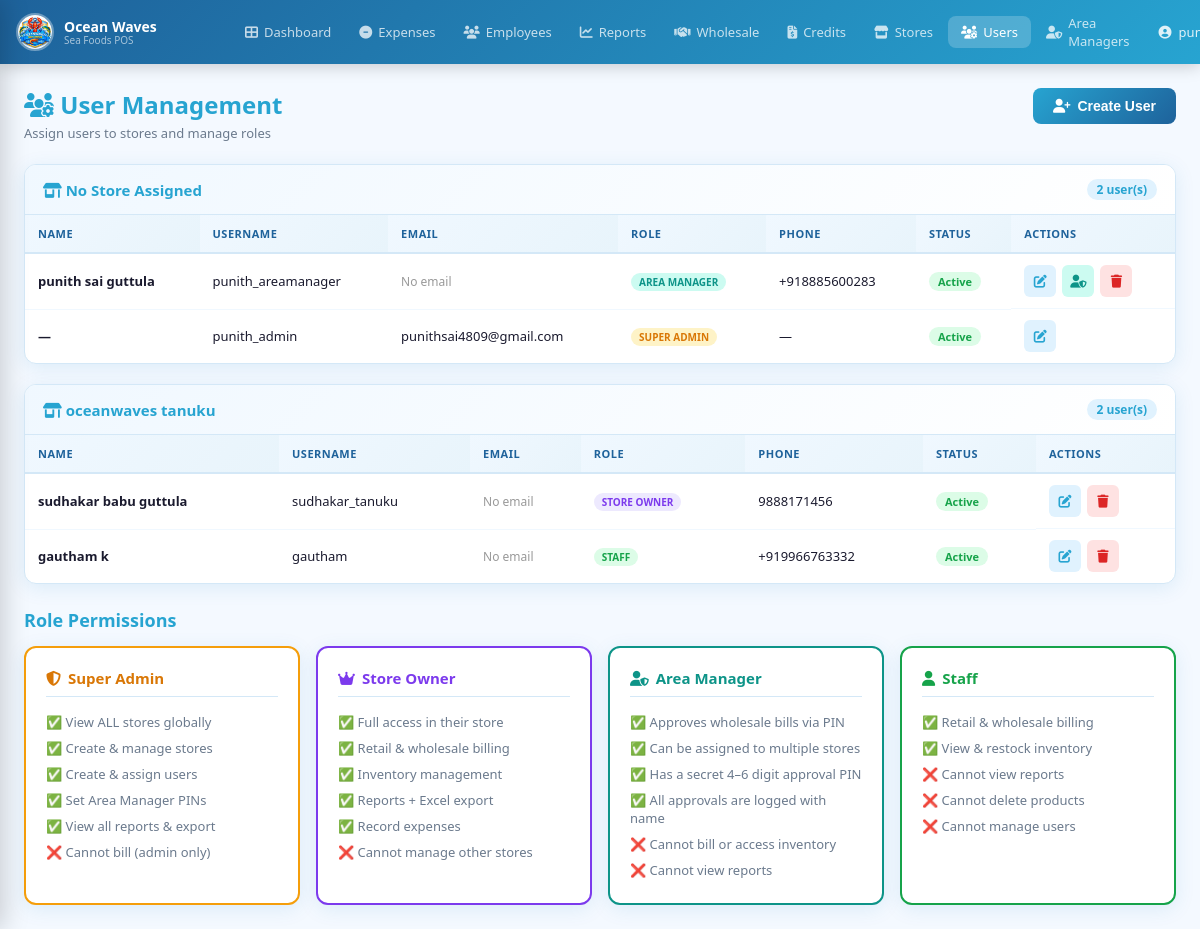
/users/ (signed in), run on the app's committed database.
### pos/models.py (models this page shows, shortened)
class UserProfile(models.Model):
    ROLE_CHOICES = [
        ('SUPERADMIN', 'Super Admin'),   # sees everything across all stores
        ('SUBADMIN',   'Sub-Admin'),     # restricted admin permissions
        ('OWNER',      'Store Owner'),   # full access within assigned store
        ('STAFF',      'Staff'),         # billing + inventory in assigned store
        ('AREAMANAGER','Area Manager'),   # approves wholesale bills via OTP
        ('WHOLESALE_EXEC', 'Wholesale Executive'), # manage 4-5 stores, stock + wholesale approval
    ]
    user      = models.OneToOneField(User, on_delete=models.CASCADE, related_name='profile')
    role      = models.CharField(max_length=20, choices=ROLE_CHOICES, default='STAFF')
    store     = models.ForeignKey(Store, on_delete=models.SET_NULL, null=True, blank=True,
                                  related_name='staff')
    phone          = models.CharField(max_length=20, blank=True, help_text='Contact phone number')
    approval_pin   = models.CharField(max_length=128, blank=True, help_text='Hashed 4-6 digit approval PIN for wholesale approvals')
    is_active = models.BooleanField(default=True)
    permissions = models.JSONField(default=dict, blank=True, help_text='Restricted permissions for SUBADMIN')
    expires_at  = models.DateTimeField(null=True, blank=True, help_text='For temporary roles, access expires after this date')
    @property
    def is_superadmin(self):
        return self.role == 'SUPERADMIN'
    @property
    def has_expired(self):
        if self.expires_at and timezone.now() > self.expires_at:
            return True
        return False

class Store(models.Model):
    name             = models.CharField(max_length=200)
    address          = models.TextField(blank=True)
    phone            = models.CharField(max_length=20, blank=True)
    whatsapp_number  = models.CharField(max_length=20, blank=True, help_text='Store WhatsApp number for sending bills (e.g. 919876543210)')
    email            = models.EmailField(blank=True)
    gstin            = models.CharField(max_length=20, blank=True, verbose_name="GSTIN")
    is_active        = models.BooleanField(default=True)
    created_at       = models.DateTimeField(auto_now_add=True)
    def __str__(self):
        return self.name
    class Meta:
        ordering = ['name']

### pos/views.py (the view)
# urls.py: path('users/',                        views.user_management, name='user_management'),
@login_required
@require_profile
def user_management(request):
    profile = get_profile(request.user)
    if not profile.is_superadmin:
        messages.error(request, 'Access denied.')
        return redirect('dashboard')
    users  = UserProfile.objects.select_related('user', 'store').order_by('store__name', 'role')
    stores = Store.objects.filter(is_active=True)
    return render(request, 'pos/users.html', {'users': users, 'stores': stores, 'profile': profile})

### pos/views.py (called while the page is built)
def get_profile(user):
    try:
        return user.profile
    except UserProfile.DoesNotExist:
        if user.is_superuser:
            return UserProfile.objects.create(user=user, role='SUPERADMIN')
        return None

def require_profile(view_fn):
    from functools import wraps
    @wraps(view_fn)
    def inner(request, *args, **kwargs):
        p = get_profile(request.user)
        if not p:
            from django.contrib.auth import logout
            logout(request)
            messages.error(request, 'Your account has no role assigned. Contact admin.')
            return redirect('login')
        if p.has_expired:
            from django.contrib.auth import logout
            request.session.flush()
            logout(request)
            messages.error(request, 'Your temporary access role has expired.')
            return redirect('login')
        return view_fn(request, *args, **kwargs)
    return inner

### pos/templates/pos/users.html (shortened to what this page needs)
{% extends 'pos/base.html' %}
{% load static %}
{% block content %}
<div class="pg">
  <div class="pg-header">
    <div><h1><i class="fas fa-users-cog"></i> User Management</h1><p>Assign users to stores and manage roles</p></div>
    <button class="btn-primary" onclick="openModal('addUserModal')"><i class="fas fa-user-plus"></i> Create User</button>
  </div>
  {% regroup users by store as store_groups %}
  {% for sg in store_groups %}
  <div class="table-card" style="margin-bottom:20px;">
    <div class="tc-header">
      <h3><i class="fas fa-store-alt"></i> {{ sg.grouper|default:"No Store Assigned" }}</h3>
      <span class="badge-count">{{ sg.list|length }} user(s)</span>
    </div>
    <table class="data-table">
      <thead><tr><th>Name</th><th>Username</th><th>Email</th><th>Role</th><th>Phone</th><th>Status</th><th>Actions</th></tr></thead>
      <tbody>
      {% for up in sg.list %}
      <tr>
        <td><strong>{{ up.user.get_full_name|default:"—" }}</strong></td>
        <td>{{ up.user.username }}</td>
        <td>{{ up.user.email|default:"<span style='color:#999;font-size:12px;'>No email</span>"|safe }}</td>
        <td>
          <span class="role-pill role-{{ up.role|lower }}">{{ up.get_role_display }}</span>
        </td>
        <td>{{ up.phone|default:"—" }}</td>
        <td>{% if up.is_active %}<span class="pill pill-green">Active</span>{% else %}<span class="pill pill-red">Inactive</span>{% endif %}</td>
        <td style="display:flex;gap:6px;">
          <button class="btn-icon-sm blue" title="Edit"
            data-id="{{ up.id }}"
            data-fn="{{ up.user.first_name }}"
            data-ln="{{ up.user.last_name }}"
            data-role="{{ up.role }}"
            data-email="{{ up.user.email|default:'' }}"
            data-store="{{ up.store_id|default:'' }}"
            data-active="{{ up.is_active|lower }}"
            data-phone="{{ up.phone }}"
            data-expires="{{ up.expires_at|date:'Y-m-d\TH:i'|default:'' }}"
            data-perm-users="{% if up.permissions.manage_users %}true{% endif %}"
            data-perm-reports="{% if up.permissions.view_reports %}true{% endif %}"
            data-perm-inv="{% if up.permissions.manage_inventory %}true{% endif %}"
            onclick="openEditUserWithData(this)">
            <i class="fas fa-edit"></i>
          </button>
          {% if up.role in 'AREAMANAGER,WHOLESALE_EXEC' %}
          <a href="{% url 'area_manager_list' %}" class="btn-icon-sm teal" title="Manage PIN & Stores">
            <i class="fas fa-user-shield"></i>
          </a>
          {% endif %}
          {% if up.user != request.user %}
          <button class="btn-icon-sm red" title="Delete" onclick="confirmDeleteUser({{ up.id }}, '{{ up.user.username|escapejs }}')">
            <i class="fas fa-trash"></i>
          </button>
          {% endif %}
        </td>
      </tr>
      {% endfor %}
      </tbody>
    </table>
  </div>
  {% endfor %}
  <div class="role-guide">
    <h3>Role Permissions</h3>
    <div class="role-cards" style="grid-template-columns:repeat(auto-fill,minmax(220px,1fr));">
      <div class="role-card sa">
        <h4><i class="fas fa-shield-alt"></i> Super Admin</h4>
        <ul>
          <li>✅ View ALL stores globally</li>
          <li>✅ Create & manage stores</li>
          <li>✅ Create & assign users</li>
          <li>✅ Set Area Manager PINs</li>
          <li>✅ View all reports & export</li>
          <li>❌ Cannot bill (admin only)</li>
        </ul>
      </div>
      <div class="role-card ow">
        <h4><i class="fas fa-crown"></i> Store Owner</h4>
        <ul>
          <li>✅ Full access in their store</li>
          <li>✅ Retail & wholesale billing</li>
          <li>✅ Inventory management</li>
          <li>✅ Reports + Excel export</li>
          <li>✅ Record expenses</li>
          <li>❌ Cannot manage other stores</li>
        </ul>
      </div>
      <div class="role-card" style="border-color:#0d9488;">
        <h4 style="color:#0d9488;"><i class="fas fa-user-shield"></i> Area Manager</h4>
        <ul>
          <li>✅ Approves wholesale bills via PIN</li>
          <li>✅ Can be assigned to multiple stores</li>
          <li>✅ Has a secret 4–6 digit approval PIN</li>
          <li>✅ All approvals are logged with name</li>
          <li>❌ Cannot bill or access inventory</li>
          <li>❌ Cannot view reports</li>
        </ul>
      </div>
      <div class="role-card st">
        <h4><i class="fas fa-user"></i> Staff</h4>
        <ul>
          <li>✅ Retail & wholesale billing</li>
          <li>✅ View & restock inventory</li>
          <li>❌ Cannot view reports</li>
          <li>❌ Cannot delete products</li>
          <li>❌ Cannot manage users</li>
        </ul>
      </div>
    </div>
  </div>
</div>
{% endblock %}

### pos/templates/pos/base.html (shortened to what this page needs)
{% load static %}
<!DOCTYPE html>
<html lang="en">
<head>
<link rel="stylesheet" href="{% static 'pos/css/style.css' %}">
<link rel="stylesheet" href="https://cdnjs.cloudflare.com/ajax/libs/font-awesome/6.5.0/css/all.min.css">
</head>
<body>
{% if user.is_authenticated %}
{% with profile=request.user.profile %}
<nav class="navbar">
  <div class="nav-brand">
    <img src="{% static 'pos/images/logo.jpg' %}" alt="Logo" class="nav-logo">
    <div class="nav-brand-text">
      <span class="nav-title">Ocean Waves</span>
      <span class="nav-sub">Sea Foods POS</span>
    </div>
  </div>
  <div class="nav-links">
    <a href="{% url 'dashboard' %}" class="nav-link {% if request.resolver_match.url_name == 'dashboard' %}active{% endif %}">
      <i class="fas fa-th-large"></i> Dashboard
    </a>
    {% if profile.role in 'OWNER,SUPERADMIN' or profile.is_owner %}
    <a href="{% url 'expenses_page' %}" class="nav-link {% if 'expense' in request.resolver_match.url_name %}active{% endif %}">
      <i class="fas fa-minus-circle"></i> Expenses
    </a>
    <a href="{% url 'employee_list' %}" class="nav-link {% if 'employee' in request.resolver_match.url_name %}active{% endif %}">
      <i class="fas fa-users"></i> Employees
    </a>
    <a href="{% url 'reports' %}" class="nav-link {% if 'report' in request.resolver_match.url_name %}active{% endif %}">
      <i class="fas fa-chart-line"></i> Reports
    </a>
    {% endif %}
    <a href="{% url 'wholesale_customers' %}" class="nav-link {% if 'wholesale_customer' in request.resolver_match.url_name %}active{% endif %}">
      <i class="fas fa-handshake"></i> Wholesale
    </a>
    <a href="{% url 'credits_list' %}" class="nav-link {% if 'credit' in request.resolver_match.url_name %}active{% endif %}">
      <i class="fas fa-file-invoice-dollar"></i> Credits
    </a>
    {% if profile.is_superadmin %}
    <a href="{% url 'store_list' %}" class="nav-link {% if 'store' in request.resolver_match.url_name %}active{% endif %}">
      <i class="fas fa-store"></i> Stores
    </a>
    <a href="{% url 'user_management' %}" class="nav-link {% if request.resolver_match.url_name == 'user_management' %}active{% endif %}">
      <i class="fas fa-users-cog"></i> Users
    </a>
    <a href="{% url 'area_manager_list' %}" class="nav-link {% if 'area_manager' in request.resolver_match.url_name %}active{% endif %}">
      <i class="fas fa-user-shield"></i> Area Managers
    </a>
    {% endif %}
  </div>
  <div class="nav-right">
    <div class="nav-user-info">
      <i class="fas fa-user-circle"></i>
      <span>{{ user.get_full_name|default:user.username }}</span>
    </div>
  </div>
</nav>
{% endwith %}
{% endif %}
<div class="page-wrap {% if not user.is_authenticated %}no-nav{% endif %}">
  {% block content %}{% endblock %}
</div>
</body>
</html>

### pos/templates/pos/users.html (style rules this page uses)
.role-pill.role-areamanager { background:#ccfbf1;color:#0d9488; }

### data on the page
UserProfile: user.get_full_name "punith sai guttula", user.username "punith_areamanager", user.email "No email", role "AREA MANAGER", phone "+918885600283", is_active "Active"
UserProfile: user.get_full_name "—", user.username "punith_admin", user.email "punithsai4809@gmail.com", role "SUPER ADMIN", phone "—", is_active "Active"
Store: grouper "oceanwaves tanuku", list|length "2"
UserProfile: user.get_full_name "sudhakar babu guttula", user.username "sudhakar_tanuku", user.email "No email", role "STORE OWNER", phone "9888171456", is_active "Active"
UserProfile: user.get_full_name "gautham k", user.username "gautham", user.email "No email", role "STAFF", phone "+919966763332", is_active "Active"

### other printed values
{{ sg.grouper|default:"No Store Assigned" }} "No Store Assigned"
{{ sg.list|length }} "2"
